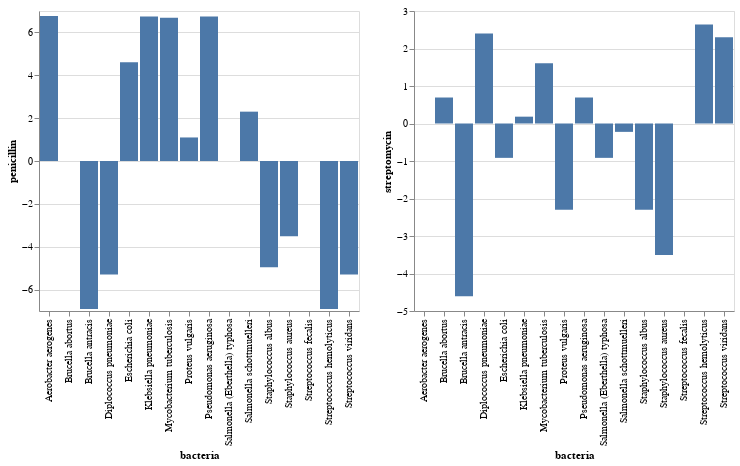

Source (notebook cell):
### Code cell
chart1=alt.Chart(df3).mark_bar().encode(
    x='bacteria',  # specify ordinal data
    y='penicillin'  # specify quantitative data
)
chart2=alt.Chart(df3).mark_bar().encode(
    x='bacteria',  # specify ordinal data
    y='streptomycin'  # specify quantitative data
)

alt.hconcat(chart1, chart2)

### Figure 1 — Vega-Lite specification as saved in the notebook (floating-point values rounded to 4 significant figures)
{"config": {"view": {"continuousWidth": 400, "continuousHeight": 300}}, "hconcat": [{"mark": "bar", "encoding": {"x": {"type": "nominal", "field": "bacteria"}, "y": {"type": "quantitative", "field": "penicillin"}}}, {"mark": "bar", "encoding": {"x": {"type": "nominal", "field": "bacteria"}, "y": {"type": "quantitative", "field": "streptomycin"}}}], "data": {"name": "data-2a7a93e0a85b5630819cecb1032f8dc4"}, "$schema": "https://vega.github.io/schema/vega-lite/v4.0.0.json", "datasets": {"data-2a7a93e0a85b5630819cecb1032f8dc4": [{"bacteria": "Mycobacterium tuberculosis", "penicillin": 6.685, "streptomycin": 1.609, "neomycin": 0.6931, "gram": "negative"}, {"bacteria": "Salmonella schottmuelleri", "penicillin": 2.303, "streptomycin": -0.2231, "neomycin": -2.408, "gram": "negative"}, {"bacteria": "Proteus vulgaris", "penicillin": 1.099, "streptomycin": -2.303, "neomycin": -2.303, "gram": "negative"}, {"bacteria": "Klebsiella pneumoniae", "penicillin": 6.745, "streptomycin": 0.1823, "neomycin": 0.0, "gram": "negative"}, {"bacteria": "Brucella abortus", "penicillin": 0.0, "streptomycin": 0.6931, "neomycin": -3.912, "gram": "negative"}, {"bacteria": "Pseudomonas aeruginosa", "penicillin": 6.745, "streptomycin": 0.6931, "neomycin": -0.9163, "gram": "negative"}, {"bacteria": "Escherichia coli", "penicillin": 4.605, "streptomycin": -0.9163, "neomycin": -2.303, "gram": "negative"}, {"bacteria": "Salmonella (Eberthella) typhosa", "penicillin": 0.0, "streptomycin": -0.9163, "neomycin": -4.828, "gram": "negative"}, {"bacteria": "Aerobacter aerogenes", "penicillin": 6.768, "streptomycin": 0.0, "neomycin": 0.47, "gram": "negative"}, {"bacteria": "Brucella antracis", "penicillin": -6.908, "streptomycin": -4.605, "neomycin": -4.962, "gram": "positive"}, {"bacteria": "Streptococcus fecalis", "penicillin": 0.0, "streptomycin": 0.0, "neomycin": -2.303, "gram": "positive"}, {"bacteria": "Staphylococcus aureus", "penicillin": -3.507, "streptomycin": -3.507, "neomycin": -6.908, "gram": "positive"}, {"bacteria": "Staphylococcus albus", "penicillin": -4.962, "streptomycin": -2.303, "neomycin": -6.908, "gram": "positive"}, {"bacteria": "Streptococcus hemolyticus", "penicillin": -6.908, "streptomycin": 2.639, "neomycin": 2.303, "gram": "positive"}, {"bacteria": "Streptococcus viridans", "penicillin": -5.298, "streptomycin": 2.303, "neomycin": 3.689, "gram": "positive"}, {"bacteria": "Diplococcus pneumoniae", "penicillin": -5.298, "streptomycin": 2.398, "neomycin": 2.303, "gram": "positive"}]}}
